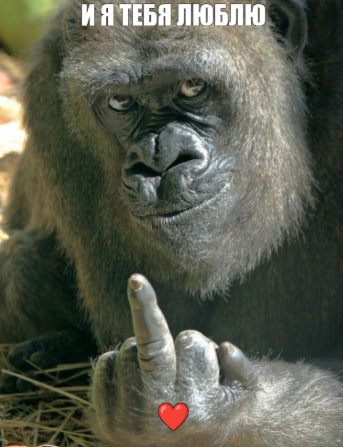
#> input picture Sistemimages/Обезьянкасреднийпалец.jpg, 343 x 447 px
$ python -i picture_utils.py   (imports and definitions only)
#> lines starting #> are read from the running program, lines starting #| are printed output that depends on the picture
from PIL import Image
from PIL import ImageDraw, ImageFont
from config import shablon_picture_matrix, path_to_shablon, path_to_prozrschniy_shablon

def set_wish_list_image_name(text,path_to_save):
    shablon = Image.open(path_to_shablon)
    font = ImageFont.truetype("Fonts/three.ttf",size=60)
    draw = ImageDraw.Draw(shablon)
    centre = text.center(21)

    if len(text)%2==0:
        draw.text((-57, 57), centre, font=font, fill=(0,0,0))
    else:
        draw.text((-35, 57), centre, font=font, fill=(0,0,0))

    shablon.save(path_to_save)


def crop_to_rectangle(source_picture_path, result_picture_path):

#> called with source_picture_path = 'Sistemimages/Обезьянкасреднийпалец.jpg', result_picture_path = 'out.png'
    image = Image.open(source_picture_path)
#> image is the input picture: PIL image 343x447 RGB; mean R, G, B 90, 93.1, 79.2
    # Отрезаем один пуксель чтобы правильно сделать квдарат
    if image.height%2==0 and image.width%2!=0 or image.height%2!=0 and image.width%2==0:
        coordinates = (0,0, image.width, image.height-1)
        image = image.crop(coordinates)

    # Если горизонтальная картинка то обрезаем с боков
    # Если вертикальная картинка, то обрещаем снизу
    if image.width>image.height:
        raznoct = (image.width-image.height)/2
        coordinates = (raznoct, 0, image.width-raznoct, image.height)
        cropped = image.crop(coordinates)
        cropped.save(result_picture_path)
        print(cropped.width)
        print(cropped.height)

    else:
        raznoct = (image.height-image.width)
#> raznoct = 104
        coordinates = (0, 0, image.width, image.height-raznoct)
#> coordinates = (0, 0, 343, 343)
        cropped = image.crop(coordinates)
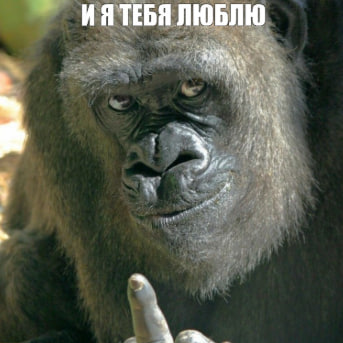
#> cropped: PIL image 343x343 RGB; mean R, G, B 86.5, 90.7, 76.8
        cropped.save(result_picture_path)
        print(cropped.width)
#| 343
        print(cropped.height)
#| 343


def paste_picture_to_wishlist(path_to_picture,number,path_to_wishlist):
    wishlist = Image.open(path_to_wishlist)
    image = Image.open(path_to_picture)
    prozrschniy_shablon =  Image.open(path_to_prozrschniy_shablon)
    qwer = image.resize((194,194))

    wishlist.paste(qwer,shablon_picture_matrix[number])
    qwer = Image.alpha_composite(wishlist,prozrschniy_shablon)

    font = ImageFont.truetype("Fonts/three.ttf",size=30)
    draw = ImageDraw.Draw(qwer)
    draw.text(shablon_picture_matrix[number], str(number), font=font, fill=(255,255,255), stroke_fill=(0,0,0), stroke_width=2)
    qwer.save(path_to_wishlist)


# f"users_minifigures_photos/6964533009/обязянка/4.png"

>>> result = crop_to_rectangle('Sistemimages/Обезьянкасреднийпалец.jpg', 'out.png')
